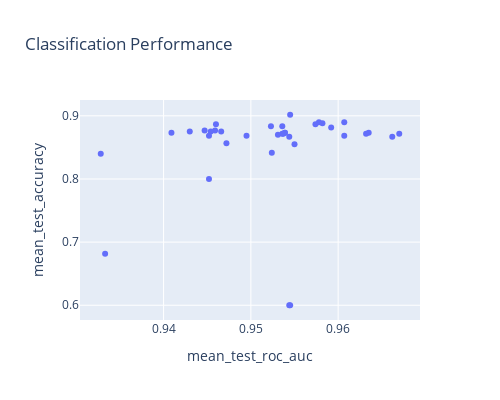

The notebook cell saved with this chart:
### Code cell
p1 = px.scatter(classification_test.reset_index(), x='mean_test_roc_auc', y='mean_test_accuracy', hover_name = 'index', title = 'Classification Performance', width = 500, height = 400)
p2 = px.scatter(classification_test.reset_index(), x='mean_test_roc_auc', y='mean_test_f1', hover_name = 'index', title = 'Classification Performance', width = 500, height = 400)
p1

### Figure 1 — Plotly figure (JSON) as saved in the notebook; plotly's stock layout.template omitted (floating-point values rounded to 4 significant figures)
{"data": [{"hovertemplate": "<b>%{hovertext}</b><br><br>mean_test_roc_auc=%{x}<br>mean_test_accuracy=%{y}<extra></extra>", "hovertext": ["CDR_FR_net_logistic_l1", "CDR_pos_logistic_l1", "CDR_net_logistic_l1", "CDR_FR_net_logistic_l2", "CDR_FR_pos_logistic_l1", "FR_net_logistic_l1", "CDR_pos_logistic_l2", "CDR_net_logistic_l2", "CDR_FR_pos_logistic_l2", "FR_pos_rf_classifier", "CDR_neg_rf_classifier", "FR_pos_logistic_l2", "FR_pos_logistic_elasticnet", "FR_net_logistic_l2", "FR_net_logistic_elasticnet", "CDR_pos_rf_classifier", "CDR_FR_neg_rf_classifier", "FR_neg_rf_classifier", "CDR_net_rf_classifier", "CDR_FR_net_rf_classifier", "CDR_FR_pos_rf_classifier", "CDR_FR_neg_logistic_l1", "FR_pos_logistic_l1", "FR_net_rf_classifier", "CDR_FR_neg_logistic_l2", "CDR_FR_net_logistic_elasticnet", "CDR_FR_pos_logistic_elasticnet", "CDR_pos_logistic_elasticnet", "CDR_net_logistic_elasticnet", "CDR_neg_logistic_l1", "CDR_neg_logistic_elasticnet", "CDR_FR_neg_logistic_elasticnet", "CDR_neg_logistic_l2", "FR_neg_logistic_l2", "FR_neg_logistic_elasticnet", "FR_neg_logistic_l1"], "legendgroup": "", "marker": {"color": "#636efa", "symbol": "circle"}, "mode": "markers", "name": "", "orientation": "v", "showlegend": false, "type": "scatter", "x": [0.967, 0.9662, 0.9635, 0.9632, 0.9607, 0.9607, 0.9592, 0.9582, 0.9578, 0.9574, 0.955, 0.9545, 0.9545, 0.9544, 0.9544, 0.9539, 0.9539, 0.9537, 0.9536, 0.9536, 0.9531, 0.9524, 0.9523, 0.9495, 0.9472, 0.9466, 0.946, 0.9459, 0.9454, 0.9452, 0.9452, 0.9447, 0.943, 0.9409, 0.9333, 0.9328], "xaxis": "x", "y": [0.8717, 0.8667, 0.8733, 0.8717, 0.89, 0.8683, 0.8817, 0.8883, 0.89, 0.8867, 0.855, 0.9017, 0.6, 0.8667, 0.6, 0.8733, 0.8733, 0.8717, 0.8833, 0.8717, 0.87, 0.8417, 0.8833, 0.8683, 0.8567, 0.875, 0.8867, 0.8767, 0.875, 0.8683, 0.8, 0.8767, 0.875, 0.8733, 0.6817, 0.84], "yaxis": "y"}], "layout": {"height": 400, "legend": {"tracegroupgap": 0}, "title": {"text": "Classification Performance"}, "width": 500, "xaxis": {"anchor": "y", "domain": [0, 1], "title": {"text": "mean_test_roc_auc"}}, "yaxis": {"anchor": "x", "domain": [0, 1], "title": {"text": "mean_test_accuracy"}}}}
